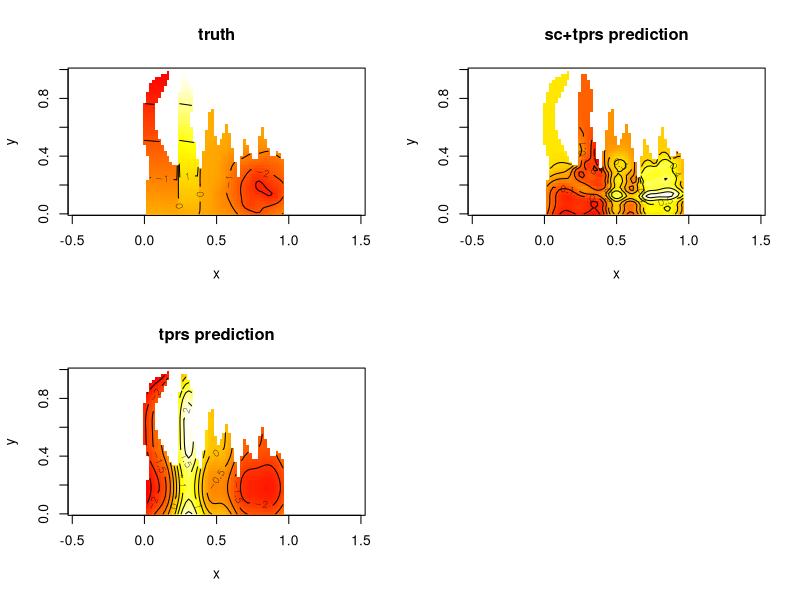

The R source for this figure:
# Fit a gam to the irregular region once it's been mapped

# load some data...
true.vals<-read.csv("wt2truth.csv",header=TRUE)
true.vals.mapped<-read.csv("wt2truemapped.csv",header=FALSE)
names(true.vals.mapped)<-c("x","y","z")

verts<-read.csv("figverts.csv")
names(verts)<-c("x","y")

# sample from the matrix

# how many points to sample
samp.size<-1000

# make a sample index
this.sample<-sample(c(1:dim(true.vals)[1]),samp.size)

# noise
ran<-rnorm(samp.size)*0.02

true.vals$z[true.vals$inside==0]<-NA

# take the points from the true and true mapped
samp.data<-data.frame(x=true.vals$x[this.sample],y=true.vals$y[this.sample],z=true.vals$z[this.sample]+ran)
samp.data.mapped<-data.frame(x=true.vals.mapped$x[this.sample],y=true.vals.mapped$y[this.sample],z=true.vals.mapped$z[this.sample]+ran)

# run mgcv
library(mgcv)
b.mapped<-gam(z~s(x)+s(y),data=samp.data.mapped)


#### predict back
# try to predict over the whole domain
fv <- predict(b.mapped,newdata=data.frame(x=true.vals.mapped$x,y=true.vals.mapped$y))

pdf("wt2-heatmap.pdf",7,7)

res<-sqrt(length(true.vals$x))
par(mfrow=c(2,2))

#surf[!inside.points]<-NA

### first truth
tru<-matrix(c(0),res,res)
tru[true.vals$inside==1]<-true.vals$z[true.vals$inside==1]
tru[true.vals$inside==0]<-NA
image(tru,col=heat.colors(100),xlab="x",ylab="y",main="truth",asp=1)
contour(tru,add=T)

### sc prediction w. tprs 
# do some faffing for the plots
pred.grid<-matrix(c(0),res,res)
pred.grid[true.vals$inside==1]<-fv
pred.grid[true.vals$inside==0]<-NA

image(pred.grid,col=heat.colors(100),xlab="x",ylab="y",main="sc+tprs prediction",asp=1)
contour(pred.grid,add=T)

### normal tprs
b.tprs<-gam(z~s(x)+s(y),data=samp.data)
fv.tprs <- predict(b.tprs,newdata=data.frame(x=true.vals$x[true.vals$inside==1],y=true.vals$y[true.vals$inside==1]))

pred.grid.tprs<-matrix(c(0),res,res)
pred.grid.tprs[true.vals$inside==1]<-fv.tprs
pred.grid.tprs[true.vals$inside==0]<-NA
image(pred.grid.tprs,col=heat.colors(100),xlab="x",ylab="y",main="tprs prediction",asp=1)
contour(pred.grid.tprs,add=T)

dev.off()

### calculate the MSEs

cat("sc+tprs",mean((true.vals$z[true.vals$inside==1]-fv)^2,na.rm=T),"\n")
cat("tprs",mean((true.vals$z[true.vals$inside==1]-fv.tprs)^2,na.rm=T),"\n")

